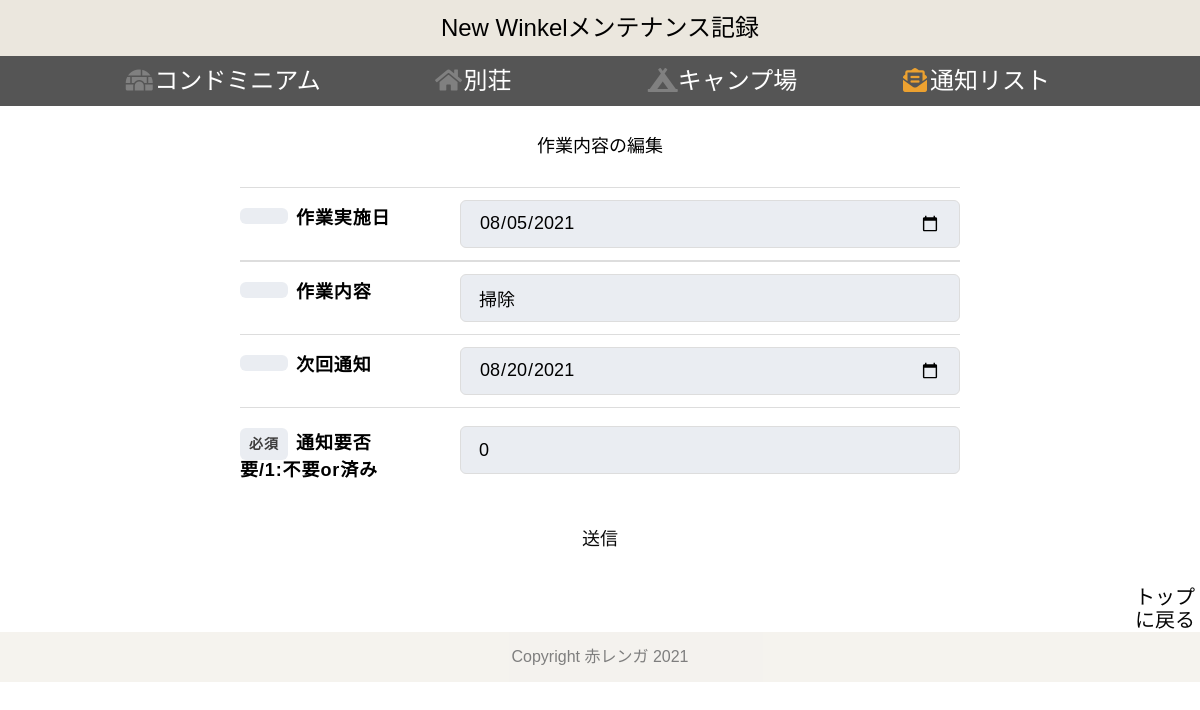
Screenshot of /edit/w_tasklist/1/1 with the database file from the repository.
### tables this page shows
CREATE TABLE "wakakusa" (
	"taskid"	INTEGER,
	"item_id"	INTEGER,
	"t_id"	INTEGER,
	"item"	TEXT,
	"pro_date"	INTEGER,
	"pro_number"	TEXT,
	"set_date"	DATE,
	"t_date"	DATE,
	"task"	TEXT,
	"notice"	DATE,
	"nt_id"	INTEGER,
	PRIMARY KEY("taskid" AUTOINCREMENT)
);

### app.py (the view)
@app.route("/edit/w_tasklist/<int:id>/<int:taskid>")
def edit_w_tasklist_get(id,taskid):
    conn = sqlite3.connect("w_MN.db")
    c = conn.cursor()
    c.execute("select table_name from items where id = ?" , (id,))
    table_name = c.fetchone()[0]
    c.execute("select t_id from %s where taskid=?" % (table_name), (taskid,))
    t_id = c.fetchone()[0]
    c.execute("select item from %s where taskid=?" % (table_name), (taskid,))
    item = c.fetchone()[0]
    c.execute("select pro_date from %s where taskid=?" % (table_name), (taskid,))
    pro_date = c.fetchone()[0]
    c.execute("select pro_number from %s where taskid=?" % (table_name), (taskid,))
    pro_number = c.fetchone()[0]
    c.execute("select set_date from %s where taskid=?" % (table_name), (taskid,))
    set_date = c.fetchone()[0]
    c.execute("select t_date from %s where taskid=?" % (table_name), (taskid,))
    t_date = c.fetchone()[0]
    c.execute("select task from %s where taskid=?" % (table_name), (taskid,))
    task = c.fetchone()[0]
    c.execute("select notice from %s where taskid=?" % (table_name), (taskid,))
    notice = c.fetchone()[0]
    c.execute("select nt_id from %s where taskid=?" % (table_name), (taskid,))
    nt_id = c.fetchone()[0]
    c.close()
    task_list = {"taskid":taskid,"t_id":t_id, "item":item, "pro_date":pro_date,"pro_number":pro_number,"set_date":set_date,"t_date":t_date, "task":task, "notice":notice, "nt_id":nt_id}
    return render_template("w_edit_tasklist.html", task_list = task_list, id = id)

### templates/w_edit_tasklist.html (shortened to what this page needs)
{% extends 'w_base_test2.html' %}
{% block content %}
    <h3>作業内容の編集</h3>
<form action="/edit/w_tasklist/{{id}}" method="POST">
    <div class="Form">
        <div class="Form-Item">
            <p class="Form-Item-Label isMsg"><span class="Form-Item-Label-Required"></span>作業実施日</p>
            <input type="date" name="t_date" value="{{task_list['t_date']}}" class="Form-Item-Input">
        </div>
        <div class="Form-Item">
            <p class="Form-Item-Label isMsg"><span class="Form-Item-Label-Required"></span>作業内容</p>
            <input type="text" name="task" value="{{task_list['task']}}" class="Form-Item-Input"　 list="task_list" placeholder="optionクリックもしくはテキスト入力" autocomplete="off">
        </div>
        <div class="Form-Item">
            <p class="Form-Item-Label isMsg"><span class="Form-Item-Label-Required"></span>次回通知</p>
            <input  type="date" name="notice" value="{{task_list['notice']}}" class="Form-Item-Input">
        </div>
        <div class="Form-Item">
            <p class="Form-Item-Label isMsg"><span class="Form-Item-Label-Required">必須</span>通知要否<br>要/1:不要or済み</p>
            <input name="nt_id" type="integer" value="0" class="Form-Item-Input">
        </div>
    </div>
        <p><input type="submit" value="送信" class="btn1"></p>
</form>
<div class="btn_top1">
    <a href="/" type="button" class="btn5">トップに戻る</a>
</div>
{% endblock %}

### static/css/w_style.css (style rules this page uses)
body { font-family: "Noto Sans Japanese", "ヒラギノ角ゴ Pro W3", "Hiragino Kaku Gothic Pro", "ヒラギノ角ゴ ProN W3", "Hiragino Kaku Gothic ProN", "游ゴシック", YuGothic, "メイリオ", "Meiryo", "HGPｺﾞｼｯｸM", "Osaka", "ＭＳ Ｐゴシック", sans-serif, Century Gothic, Arial; }
p { text-align: center; font-size: 20px; }
a { color:black; display: inline-block; font-size: 24px; }
h3 { font-size: 18px; text-align:center; margin: 30px; }
form { margin-top: 20px; margin-left: auto; margin-right: auto; max-width: 720px; }
.Form { margin-top: 20px; padding-bottom: 20px; margin-left: auto; margin-right: auto; max-width: 720px; }
.Form-Item { border-top: 1px solid #ddd; padding-top: 12px; padding-bottom: 12px; width: 100%; display: flex; align-items: center; }
.Form-Item:nth-child(5) { border-bottom: 1px solid #ddd; }
.Form-Item-Label { width: 100%; max-width: 180px; letter-spacing: 0.05em; font-weight: bold; font-size: 18px; text-align: left; }
.Form-Item-Label.isMsg { margin-top: 8px; margin-bottom: auto; }
.Form-Item-Label-Required { border-radius: 6px; margin-right: 8px; padding-top: 8px; padding-bottom: 8px; width: 48px; display: inline-block; text-align: center; background: #eaedf2; color: rgb(61, 60, 60); font-size: 14px; }
.Form-Item-Input { border: 1px solid #ddd; border-radius: 6px; margin-left: 40px; padding-left: 1em; padding-right: 1em; height: 48px; flex: 1; width: 100%; background: #eaedf2; font-size: 18px; }
.btn1 { display: inline-block; width: 200px; height: 54px; text-align: center; text-decoration: none; line-height: 54px; outline: none; background-color:white; color: rgb(10, 10, 10); font-size: 18px; border-radius: 4px; margin-bottom: 20px; }
.btn_top1 { text-align: right; }
.btn5 { width: 70px; height: 36px; font-size: 20px; border-radius: 8px; color: rgb(5, 5, 5); text-align: center; padding: 0; }

### rows the page displays
wakakusa: t_date "08/05/2021", task "掃除", notice "08/20/2021"
